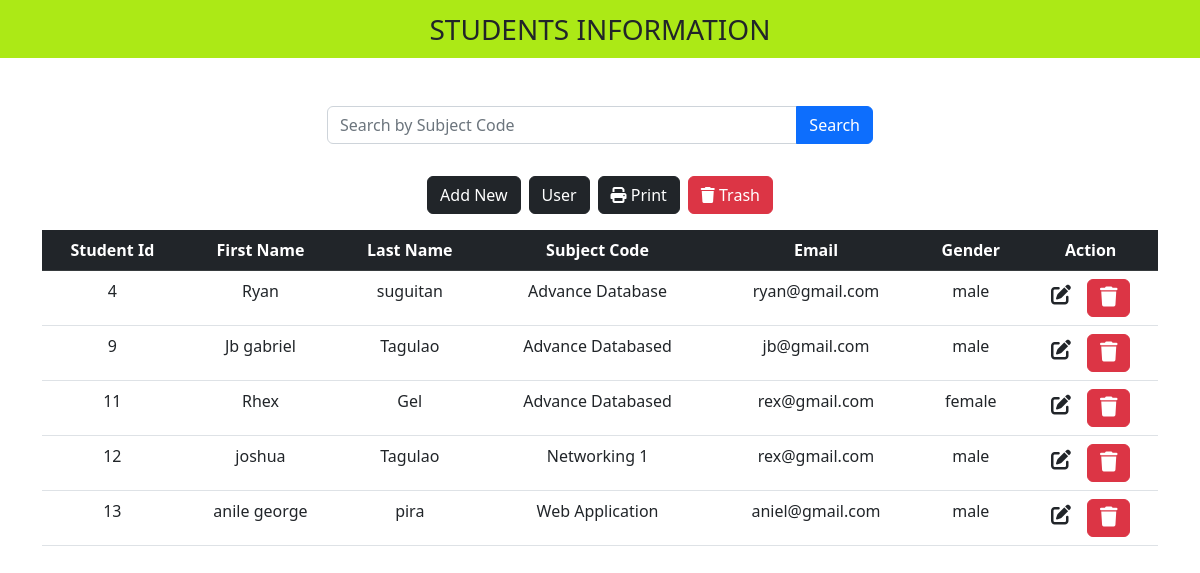
The page / on the database its author committed.
### tables this page shows
CREATE TABLE `admin_table` (
  `student_id` int(11) NOT NULL,
  `first_name` varchar(255) DEFAULT NULL,
  `last_name` varchar(255) DEFAULT NULL,
  `id` int(11) DEFAULT NULL,
  `email` varchar(255) DEFAULT NULL,
  `gender` varchar(255) DEFAULT NULL
);

CREATE TABLE `user_table` (
  `id` int(11) NOT NULL,
  `subject_code` varchar(255) DEFAULT NULL,
  `subject_name` varchar(255) DEFAULT NULL
);

### index.php (the view, shortened to what this page needs)
<!DOCTYPE html>
<html lang="en">
<head>
    <link href="https://cdn.jsdelivr.net/npm/bootstrap@5.2.3/dist/css/bootstrap.min.css" rel="stylesheet">
    <link rel="stylesheet" href="https://cdnjs.cloudflare.com/ajax/libs/font-awesome/6.4.0/css/all.min.css" />
</head>
<body>
    <nav class="navbar navbar-light justify-content-center fs-3 mb-5" style="background-color: #ACE916;">
        STUDENTS INFORMATION
    </nav>
    <div class="container">
    <div class="row justify-content-center mt-2">
        <div class="col-md-6">
            <form class="search-bar" method="POST" action="search.php">
                <div class="input-group">
                    <input type="text" class="form-control" name="search_subject_code" placeholder="Search by Subject Code">
                    <button type="submit" class="btn btn-primary">Search</button>
                </div>
            </form>
        </div>
    </div>
        <div class="row justify-content-center mt-3">
            <div class="col-md-6">
                <div class="d-flex justify-content-center mb-3">
                    <a href="add-new.php" class="btn btn-dark me-2">Add New</a>
                    <a href="user.php" class="btn btn-dark me-2">User</a>
                    <button type="button" class="btn btn-dark me-2" onclick="printTable()"><i class="fas fa-print"></i> Print</button>
                    <a href="retrieve.php" class="btn btn-danger"> <i class="fa-solid fa-trash"></i> Trash </a>
                </div>
            </div>
        </div>
        <table class="table table-hover text-center">
            <thead class="table-dark">
                <tr>
                    <th scope="col">Student Id</th>
                    <th scope="col">First Name</th>
                    <th scope="col">Last Name</th>
                    <th scope="col">Subject Code</th>
                    <th scope="col">Email</th>
                    <th scope="col">Gender</th>
                    <th scope="col">Action</th>
                </tr>
            </thead>
            <tbody>
                <?php
                include 'db_conn.php';
                $sql = "SELECT
                    admin_table.student_id,
                    admin_table.first_name,
                    admin_table.last_name,
                    user_table.subject_name,
                    admin_table.email,
                    admin_table.gender
                    FROM
                    admin_table
                    JOIN
                    user_table ON admin_table.id = user_table.id";
                $result = mysqli_query($db_conn, $sql);
                while ($row = mysqli_fetch_assoc($result)) {
                    echo "<tr>";
                    echo "<td>" . $row["student_id"] . "</td>";
                    echo "<td>" . $row["first_name"] . "</td>";
                    echo "<td>" . $row["last_name"] . "</td>";
                    echo "<td>" . $row["subject_name"] . "</td>";
                    echo "<td>" . $row["email"] . "</td>";
                    echo "<td>" . $row["gender"] . "</td>";
                    echo "<td>";
                    echo "<a href='edit.php?student_id=" . $row["student_id"] . "' class='link-dark'><i class='fa-solid fa-pen-to-square fs-5 me-3'></i></a>";
                    echo "<form method='post' action='delete.php' style='display: inline;'>";
                    echo "<button type='submit' name='deletebtn' class='btn btn-danger'>";
                    echo "<i class='fa-solid fa-trash fs-5'></i>";
                    echo "</button>";
                    echo "</form>";
                    echo "</td>";
                    echo "</tr>";
                }
                ?>
            </tbody>
        </table>
    </div>
</body>
</html>
</html>

### rows shown on the page
admin_table: student_id "4", first_name "Ryan", last_name "suguitan", id.subject_name "Advance Database", email "ryan@gmail.com", gender "male"
admin_table: student_id "9", first_name "Jb gabriel", last_name "Tagulao", id.subject_name "Advance Databased", email "jb@gmail.com", gender "male"
admin_table: student_id "11", first_name "Rhex", last_name "Gel", id.subject_name "Advance Databased", email "rex@gmail.com", gender "female"
admin_table: student_id "12", first_name "joshua", last_name "Tagulao", id.subject_name "Networking 1", email "rex@gmail.com", gender "male"
admin_table: student_id "13", first_name "anile george", last_name "pira", id.subject_name "Web Application", email "aniel@gmail.com", gender "male"
